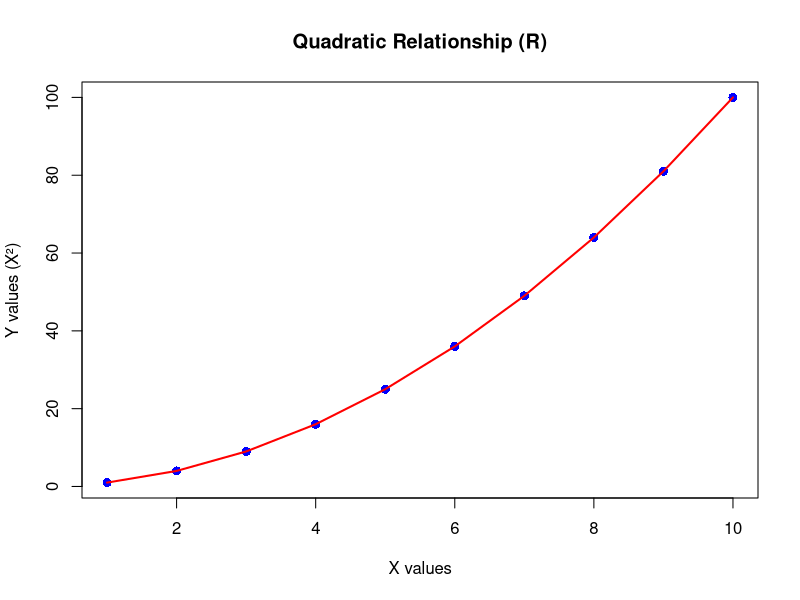

The R source for this figure:
## ---- chunk 1
# Hello World in R
message("Hello World from R!")

# Basic R operations
x <- 1:10
y <- x^2
print(paste("We have", length(x), "data points"))
## ---- chunk 2
#| label: fig-r-plot
#| fig-cap: "Quadratic relationship plotted with R"

# Create a scatter plot
plot(x, y, 
     main = "Quadratic Relationship (R)",
     xlab = "X values", 
     ylab = "Y values (X²)",
     pch = 16,
     col = "blue",
     cex = 1.2)

# Add a line
lines(x, y, col = "red", lwd = 2)
## ---- chunk 3
# Create data in R
r_data <- data.frame(
  category = c("A", "B", "C", "D"),
  values = c(23, 45, 56, 78)
)
print(r_data)
